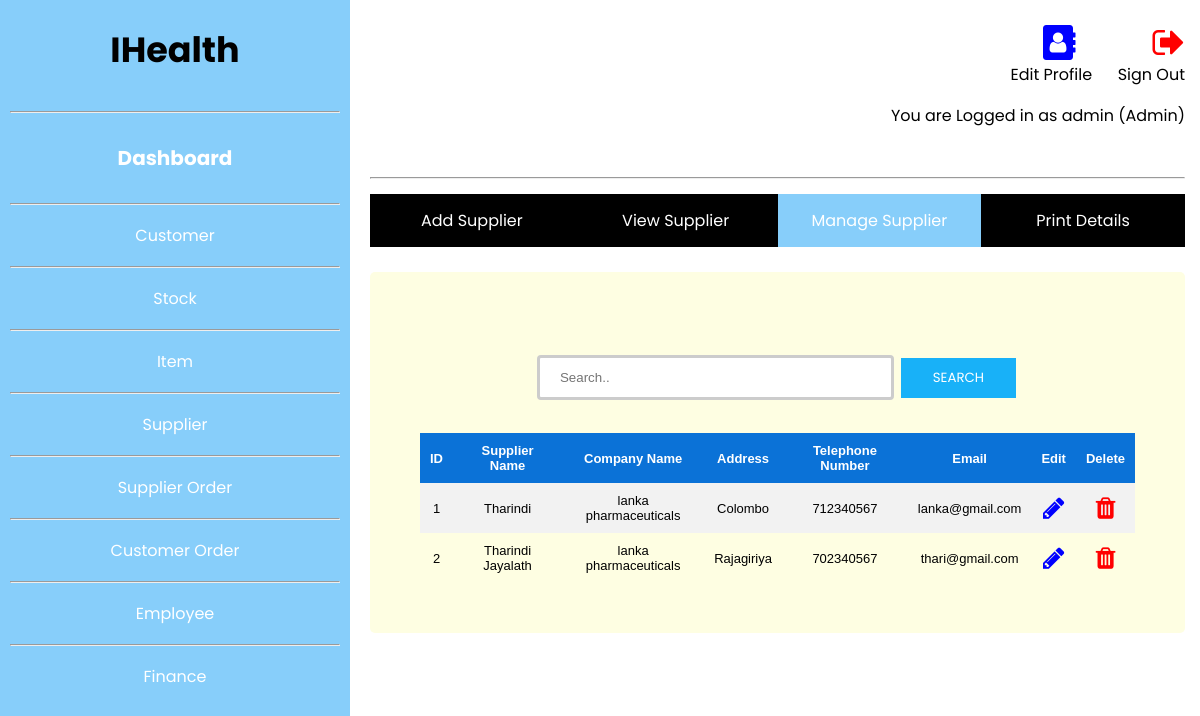
Screenshot of /src/Supplier/ManageSupplier.php (signed in) with the database file from the repository.
### tables this page shows
CREATE TABLE `suppliers` (
  `id` int(11) NOT NULL,
  `suppliername` varchar(50) NOT NULL,
  `companyname` varchar(50) NOT NULL,
  `companyaddress` varchar(50) NOT NULL,
  `phoneno` int(10) NOT NULL,
  `email` varchar(50) NOT NULL,
  `adminid` int(11) NOT NULL
);

### src/Supplier/ManageSupplier.php (the view, shortened to what this page needs)
<?php
include_once '../../config/connection.php';
$result = mysqli_query($conn,"SELECT * FROM suppliers");
?>
<!DOCTYPE html>
<html lang="en">
<head>
<link rel="stylesheet" href="https://cdnjs.cloudflare.com/ajax/libs/font-awesome/4.7.0/css/font-awesome.min.css">
<link rel="stylesheet" href="../../public/css/Manage.css">
</head>
<body>
<?php
if (mysqli_num_rows($result) > 0) {
?>
<?php include('../../public/includes/header.php')  ?>
  	<br>
  	<div class="row" style="margin-top: -18px;">
	<div class="navbar">
  		<ul>
		  <li><a href="AddSupDetails.php">Add Supplier</a></li>
		  <li><a href="ViewSupplier.php">View Supplier</a></li>
		  <li><a class="active" href="ManageSupplier.php">Manage Supplier</a></li>
		  <li><a href="PrintDetails.php">Print Details</a></li>
		</ul>
		</div>
  	</div>
  	<br>
  	<div class="row form1">
  		<br>
  		<form action="#">
		    <center><input type="text" name="search" placeholder="Search..">
		  	<input type="submit" value="Search"></center>
		  	<br>
		  	<table>
			  <tr>
			    <th>ID</th>
			    <th>Supplier Name</th>
			    <th>Company Name</th>
				<th>Address</th>
			    <th>Telephone Number</th>
			    <th>Email</th>
			    <th>Edit</th>
			    <th>Delete</th>
			  </tr>
			  	<?php
					while($row = mysqli_fetch_array($result)) {
				?>
			  <tr>
			    <td><?php echo $row["id"]; ?></td>
			    <td><?php echo $row["suppliername"]; ?></td>
			    <td><?php echo $row["companyname"]; ?></td>
				<td><?php echo $row["companyaddress"]; ?></td>
			    <td><?php echo $row["phoneno"]; ?></td>
			    <td><?php echo $row["email"]; ?></td>
				<td><a href="updated.php?id=<?php echo $row["id"]; ?>"><i class="fa fa-pencil" style="font-size:25px;color:blue"></i></a></td>
				<td><a href="deleted.php?id=<?php echo $row["id"]; ?>"><i class="fa fa-trash" style="font-size:25px;color:red"></i></a></td>
			  </tr>
			  	<?php
					}
				?>
			</table>
			<?php
				}
				else{
				    echo "No result found";
				}
			?>
		</form>
  	</div>
</div>
</body>
</html>

### public/css/Manage.css (style rules this page uses)
* { box-sizing: border-box; }
body { margin: 0; font-family: 'Poppins', sans-serif; }
input[type=text], select { width: 50%; padding: 12px 20px; margin: 8px 0; display: inline-block; border: 3px solid #ccc; border-radius: 4px; box-sizing: border-box; }
input[type=submit] { background-color: #18b1f8; border: none; color: white; padding: 10px 32px; text-decoration: none; margin: 4px 2px; font-family: 'Poppins', sans-serif; text-transform: uppercase; cursor: pointer; }
.form1 { border-radius: 5px; background-color: #fefee2; padding: 50px; }
.navbar { width: 100%; overflow: auto; }
ul { list-style-type: none; margin: 0; padding: 0; overflow: hidden; background-color: #000000; }
li { float: left; width:25%; }
li a { display: block; color: white; text-align: center; padding: 14px 16px; text-decoration: none; }
.active { background-color: #87CEFA; }
table { border-collapse: collapse; width: 100%; font-family:Arial, Helvetica, sans-serif; font-size: small; margin-left:auto; margin-right:auto; }
th, td { text-align: center; padding: 10px; }
tr:nth-child(even) { background-color: #f2f2f2 }
th { background-color: #0b72d7; color: white; }

### rows the page displays
suppliers: id "1", suppliername "Tharindi", companyname "lanka pharmaceuticals", companyaddress "Colombo", phoneno "712340567", email "lanka@gmail.com"
suppliers: id "2", suppliername "Tharindi Jayalath", companyname "lanka pharmaceuticals", companyaddress "Rajagiriya", phoneno "702340567", email "thari@gmail.com"

### other values shown
$_SESSION['name'] "admin"
